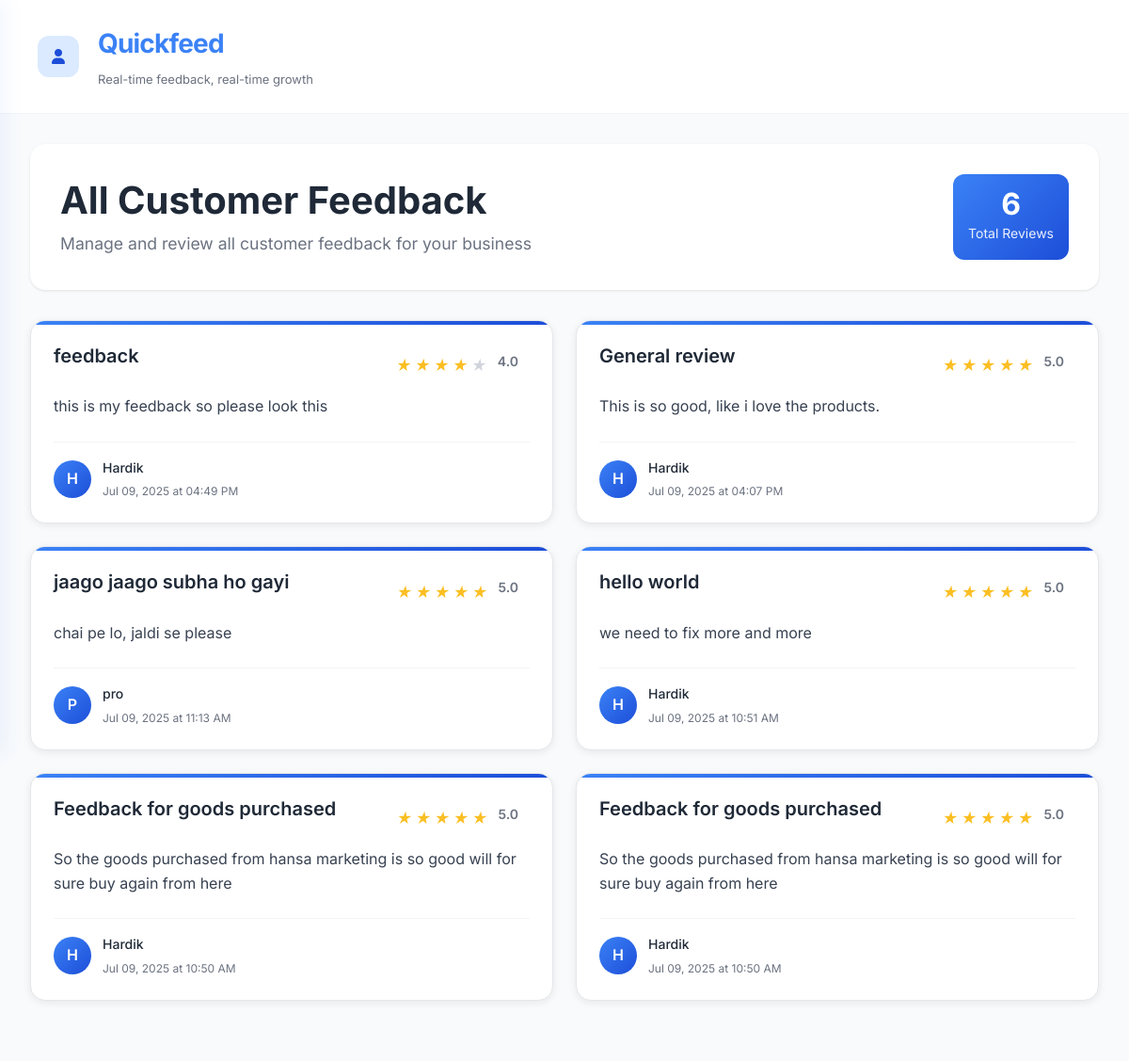
The page /dashboard/my-feedback (signed in) on the database its author committed.
### web/models.py (models this page shows, shortened)
class Feedback(db.Model):
    __tablename__ = 'feedbacks'  # Changed from 'feedback' to 'feedbacks'
    id = db.Column(db.Integer, primary_key=True)
    title = db.Column(db.String(200), nullable=False)
    content = db.Column(db.Text, nullable=False)
    rating = db.Column(db.Integer, nullable=False)
    created_at = db.Column(db.DateTime, default=lambda: datetime.now(timezone.utc))
    shopkeeper_id = db.Column(db.Integer,
                             db.ForeignKey('shopkeepers.id', ondelete='CASCADE'),
                             nullable=False)
    customer_name = db.Column(db.String(100), nullable=False)
    customer_email = db.Column(db.String(120), nullable=True)
    __table_args__ = (
        db.CheckConstraint('rating >= 1 AND rating <= 5', name='rating_range'),
        db.CheckConstraint('LENGTH(title) >= 3', name='title_min_length'),
        db.CheckConstraint('LENGTH(content) >= 10', name='content_min_length'),
    )
    @property
    def customer_display_name(self):
        return self.customer_name or "Anonymous"
    @property
    def time_ago(self):
        now = datetime.now(timezone.utc)
        if self.created_at.tzinfo is None:
            created_at_utc = self.created_at.replace(tzinfo=timezone.utc)
        else:
            created_at_utc = self.created_at
        diff = now - created_at_utc
        if diff.days > 365:
            years = diff.days // 365
            return f"{years} year{'s' if years > 1 else ''} ago"
        elif diff.days > 30:
            months = diff.days // 30
            return f"{months} month{'s' if months > 1 else ''} ago"
        elif diff.days > 0:
            return f"{diff.days} day{'s' if diff.days > 1 else ''} ago"
        elif diff.seconds > 3600:
            hours = diff.seconds // 3600
            return f"{hours} hour{'s' if hours > 1 else ''} ago"
        elif diff.seconds > 60:
            minutes = diff.seconds // 60
            return f"{minutes} minute{'s' if minutes > 1 else ''} ago"
        else:
            return "Just now"

### web/routes.py (the view, shortened to what this page needs)
    def decorated_function(*args, **kwargs):
        try:
            if not current_user.is_authenticated:
                flash('Please log in to access this page.', 'warning')
                return redirect(url_for('auth.login'))
            shopkeeper = Shopkeeper.query.get(current_user.id)
            session['shopkeeper_id'] = shopkeeper.id
            session['shopkeeper_username'] = shopkeeper.username
            session['is_shopkeeper'] = True
            return f(*args, **kwargs)
        except Exception as e:
            print(f"Error in require_shopkeeper decorator: {e}")
            flash('An error occurred while verifying your account.', 'danger')
            return redirect(url_for('auth.login'))

### web/routes.py (called while the page is built, shortened)
def require_shopkeeper(f):
    def decorated_function(*args, **kwargs):
        try:
            if not current_user.is_authenticated:
                flash('Please log in to access this page.', 'warning')
                return redirect(url_for('auth.login'))
            shopkeeper = Shopkeeper.query.get(current_user.id)
            session['shopkeeper_id'] = shopkeeper.id
            session['shopkeeper_username'] = shopkeeper.username
            session['is_shopkeeper'] = True
            return f(*args, **kwargs)
        except Exception as e:
            print(f"Error in require_shopkeeper decorator: {e}")
            flash('An error occurred while verifying your account.', 'danger')
            return redirect(url_for('auth.login'))
    decorated_function.__name__ = f.__name__
    return decorated_function

### web/templates/feedback/all_feedback.html (shortened to what this page needs)
{% extends "base.html" %}
{% block content %}
    <div class="main-content">
        <header class="header">
            <div class="header-left">
                <div class="menu-toggle" onclick="toggleSidebar()">
                    <i class="fas fa-user"></i>
                </div>
                <div class="brand-logo">
                    <h1>Quickfeed</h1>
                    <span class="brand-tagline">Real-time feedback, real-time growth</span>
                </div>
            </div>
        </header>
<div class="feedback-container">
    <div class="feedback-header">
        <div class="header-content">
            <h1 class="page-title">All Customer Feedback</h1>
            <p class="page-subtitle">Manage and review all customer feedback for your business</p>
        </div>
        <div class="header-actions">
            <div class="feedback-count">
                <span class="count-number">{{ feedback_list|length }}</span>
                <span class="count-label">Total Reviews</span>
            </div>
        </div>
    </div>
    {% if feedback_list %}
        <div class="feedback-grid">
            {% for feedback in feedback_list %}
                <div class="feedback-card">
                    <div class="card-header">
                        <div class="feedback-title">{{ feedback.title }}</div>
                        <div class="feedback-rating">
                            {% for i in range(1, 6) %}
                                {% if i <= feedback.rating %}
                                    <i class="star star-filled"></i>
                                {% else %}
                                    <i class="star star-empty"></i>
                                {% endif %}
                            {% endfor %}
                            <span class="rating-number">{{ feedback.rating }}.0</span>
                        </div>
                    </div>
                    <div class="card-body">
                        <p class="feedback-content">{{ feedback.content }}</p>
                    </div>
                    <div class="card-footer">
                        <div class="customer-info">
                            <div class="customer-avatar">
                                {% if feedback.customer_name %}
                                    {{ feedback.customer_name[0]|upper }}
                                {% elif feedback.user %}
                                    {{ feedback.user.full_name[0]|upper }}
                                {% else %}
                                    A
                                {% endif %}
                            </div>
                            <div class="customer-details">
                                <div class="customer-name">
                                    {% if feedback.customer_name %}
                                        {{ feedback.customer_name }}
                                    {% elif feedback.user %}
                                        {{ feedback.user.full_name }}
                                    {% else %}
                                        Anonymous Customer
                                    {% endif %}
                                </div>
                                <div class="feedback-date">
                                    {{ feedback.created_at.strftime('%b %d, %Y at %I:%M %p') }}
                                </div>
                            </div>
                        </div>
                    </div>
                </div>
            {% endfor %}
        </div>
    {% endif %}
</div>
{% endblock %}

### web/static/style.css (style rules this page uses)
* { margin: 0; padding: 0; box-sizing: border-box; }
body { font-family: 'Inter', sans-serif; background: #f9f7f6; color: #111; }

### web/static/dashboard.css (style rules this page uses)
* { margin: 0; padding: 0; box-sizing: border-box; }
body { font-family: 'Inter', -apple-system, BlinkMacSystemFont, 'Segoe UI', sans-serif; background-color: #ffffff; color: #1a1a1a; line-height: 1.6; font-weight: 400; }
.main-content { background: #FAF9F6; min-height: 100vh; }
.header { display: flex; justify-content: space-between; align-items: center; padding: 24px 40px; background: white; border-bottom: 1px solid #f1f5f9; position: sticky; top: 0; z-index: 100; }
.header-left { display: flex; align-items: center; gap: 20px; }
.menu-toggle { width: 44px; height: 44px; background: #dbeafe; border-radius: 12px; display: flex; align-items: center; justify-content: center; color: #1d4ed8; cursor: pointer; transition: all 0.2s ease; font-size: 16px; }
.brand-logo h1 { font-size: 28px; font-weight: 700; color: #3b82f6; letter-spacing: -0.8px; margin-bottom: 2px; }
.brand-tagline { font-size: 13px; color: #6b7280; font-weight: 400; }
.feedback-rating { display: flex; align-items: center; gap: 6px; padding: 8px 12px; border-radius: 8px; font-size: 14px; font-weight: 600; flex-shrink: 0; height: fit-content; }
.feedback-content { flex: 1; }
.customer-name { color: #1a1a1a; font-weight: 500; }

### web/static/all_feedback.css (style rules this page uses)
.feedback-container { max-width: auto; margin: 0 auto; padding: 2rem; background-color: #f8fafc; min-height: 100vh; }
.feedback-header { display: flex; justify-content: space-between; align-items: center; margin-bottom: 2rem; padding: 2rem; background: white; border-radius: 16px; box-shadow: 0 1px 3px rgba(0, 0, 0, 0.1); }
.header-content { flex: 1; }
.page-title { font-size: 2.5rem; font-weight: 700; color: #1f2937; margin: 0 0 0.5rem 0; line-height: 1.2; }
.page-subtitle { font-size: 1.1rem; color: #6b7280; margin: 0; }
.header-actions { display: flex; align-items: center; }
.feedback-count { text-align: center; padding: 1rem; background: linear-gradient(135deg, #3b82f6, #1d4ed8); border-radius: 12px; color: white; min-width: 120px; }
.count-number { display: block; font-size: 2rem; font-weight: 700; line-height: 1; }
.count-label { display: block; font-size: 0.875rem; opacity: 0.9; margin-top: 0.25rem; }
.feedback-grid { display: grid; grid-template-columns: repeat(auto-fit, minmax(380px, 1fr)); gap: 1.5rem; margin-bottom: 2rem; }
.feedback-card { background: white; border-radius: 16px; padding: 1.5rem; box-shadow: 0 2px 8px rgba(0, 0, 0, 0.08); transition: all 0.3s ease; border: 1px solid #e5e7eb; position: relative; overflow: hidden; }
.feedback-card::before { content: ''; position: absolute; top: 0; left: 0; right: 0; height: 4px; background: linear-gradient(90deg, #3b82f6, #1d4ed8); }
.card-header { display: flex; justify-content: space-between; align-items: flex-start; margin-bottom: 1rem; gap: 1rem; }
.feedback-title { font-size: 1.25rem; font-weight: 600; color: #1f2937; line-height: 1.3; flex: 1; }
.feedback-rating { display: flex; align-items: center; gap: 0.25rem; flex-shrink: 0; }
.star { width: 16px; height: 16px; position: relative; }
.star::before { content: '★'; position: absolute; top: 0; left: 0; font-size: 16px; }
.star-filled::before { color: #fbbf24; }
.star-empty::before { color: #d1d5db; }
.rating-number { font-size: 0.875rem; font-weight: 600; color: #6b7280; margin-left: 0.5rem; }
.card-body { margin-bottom: 1.5rem; }
.feedback-content { font-size: 1rem; line-height: 1.6; color: #374151; margin: 0; }
.card-footer { display: flex; justify-content: space-between; align-items: center; padding-top: 1rem; border-top: 1px solid #f3f4f6; }
.customer-info { display: flex; align-items: center; gap: 0.75rem; }
.customer-avatar { width: 40px; height: 40px; border-radius: 50%; background: linear-gradient(135deg, #3b82f6, #1d4ed8); display: flex; align-items: center; justify-content: center; color: white; font-weight: 600; font-size: 1rem; flex-shrink: 0; }
.customer-details { display: flex; flex-direction: column; gap: 0.25rem; }
.customer-name { font-size: 0.875rem; font-weight: 500; color: #1f2937; }
.feedback-date { font-size: 0.75rem; color: #6b7280; }

### rows shown on the page
Feedback: title "feedback", rating "4", content "this is my feedback so please look this", customer_name "H", customer_name "Hardik", created_at "Jul 09, 2025 at 04:49 PM"
Feedback: title "General review", rating "5", content "This is so good, like i love the products.", customer_name "H", customer_name "Hardik", created_at "Jul 09, 2025 at 04:07 PM"
Feedback: title "jaago jaago subha ho gayi", rating "5", content "chai pe lo, jaldi se please", customer_name "P", customer_name "pro", created_at "Jul 09, 2025 at 11:13 AM"
Feedback: title "hello world", rating "5", content "we need to fix more and more", customer_name "H", customer_name "Hardik", created_at "Jul 09, 2025 at 10:51 AM"
Feedback: title "Feedback for goods purchased", rating "5", content "So the goods purchased from hansa marketing is so good will for sure buy again from here", customer_name "H", customer_name "Hardik", created_at "Jul 09, 2025 at 10:50 AM"
Feedback: title "Feedback for goods purchased", rating "5", content "So the goods purchased from hansa marketing is so good will for sure buy again from here", customer_name "H", customer_name "Hardik", created_at "Jul 09, 2025 at 10:50 AM"

### other values the page prints
{{ feedback_list|length }} "6"
